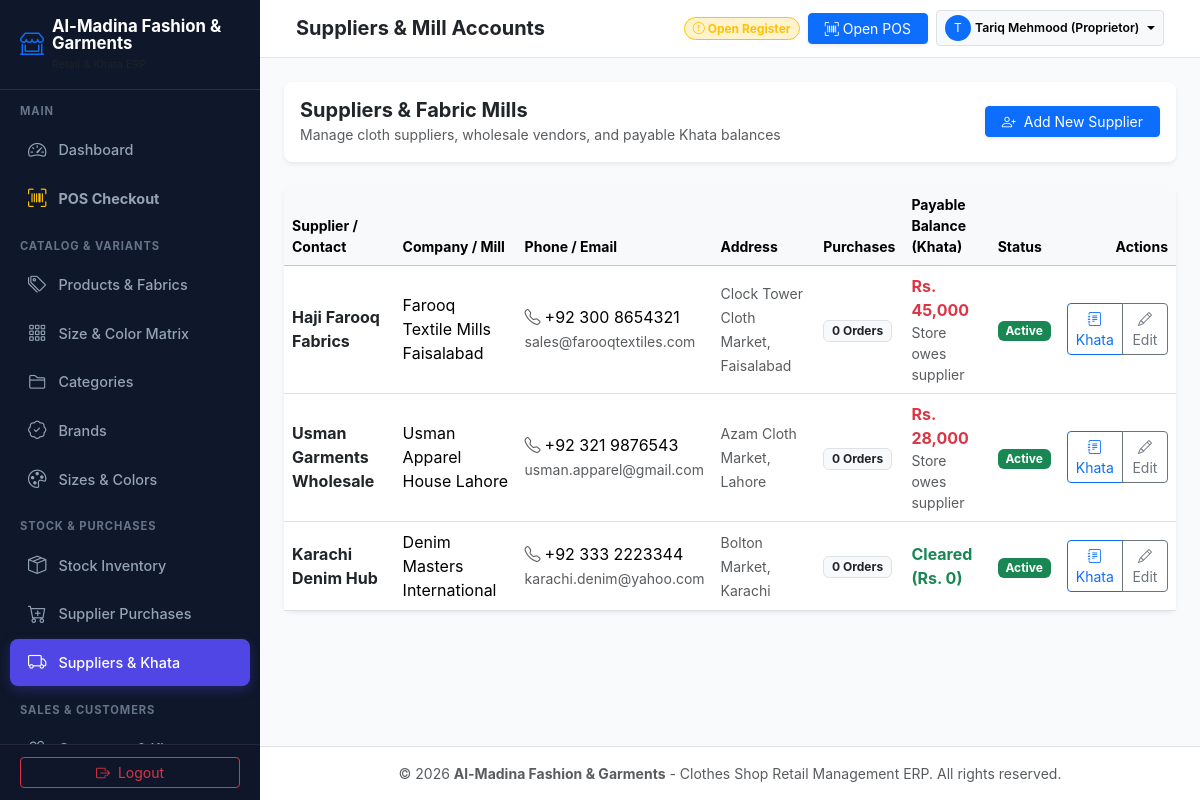
Page /suppliers.php (signed in) on the committed database.
### tables this page shows
CREATE TABLE `suppliers` (
  `id` INT AUTO_INCREMENT PRIMARY KEY,
  `name` VARCHAR(100) NOT NULL,
  `company_name` VARCHAR(100) NULL,
  `phone` VARCHAR(30) NOT NULL,
  `email` VARCHAR(100) NULL,
  `address` TEXT NULL,
  `opening_balance` DECIMAL(12,2) NOT NULL DEFAULT 0.00,
  `current_balance` DECIMAL(12,2) NOT NULL DEFAULT 0.00,
  `status` ENUM('active', 'inactive') NOT NULL DEFAULT 'active',
  `created_at` TIMESTAMP DEFAULT CURRENT_TIMESTAMP
);

### suppliers.php (the view, shortened to what this page needs)
<?php
$action = $_GET['action'] ?? 'list';
$edit_supplier = null;
require_once __DIR__ . '/includes/header.php';
?>
<?php if ($action === 'create' || $action === 'edit'): ?>
<div class="row justify-content-center">
    <div class="col-12 col-md-8 col-lg-6">
        <div class="card border-0 shadow-sm rounded-3 p-4 mb-4">
            <div class="d-flex justify-content-between align-items-center border-bottom pb-3 mb-3">
                <div>
                    <h5 class="fw-bold mb-0">
                        <i class="bi <?= $action === 'edit' ? 'bi-pencil-square text-warning' : 'bi-person-plus text-primary' ?> me-2"></i>
                        <?= $action === 'edit' ? 'Edit Supplier: ' . htmlspecialchars($edit_supplier['name']) : 'Register Cloth Supplier / Mill' ?>
                    </h5>
                    <small class="text-muted">Dedicated form for cloth suppliers and mill payables</small>
                </div>
                <a href="suppliers.php" class="btn btn-outline-secondary btn-sm">
                    <i class="bi bi-arrow-left me-1"></i> Back to List
                </a>
            </div>
            <form method="POST" action="suppliers.php">
                <input type="hidden" name="form_action" value="<?= $action === 'edit' ? 'edit' : 'add' ?>">
                <?php if ($action === 'edit'): ?>
                    <input type="hidden" name="id" value="<?= $edit_supplier['id'] ?>">
                <?php endif; ?>
                <div class="row g-3 mb-3">
                    <div class="col-12 col-sm-6">
                        <label class="form-label small fw-bold">CONTACT PERSON / REPRESENTATIVE *</label>
                        <input type="text" name="name" class="form-control form-control-lg fw-bold" required
                               placeholder="e.g. Haji Abdul Rasheed"
                               value="<?= htmlspecialchars($edit_supplier['name'] ?? '') ?>" autofocus>
                    </div>
                    <div class="col-12 col-sm-6">
                        <label class="form-label small fw-bold">COMPANY / TEXTILE MILL NAME</label>
                        <input type="text" name="company_name" class="form-control form-control-lg"
                               placeholder="e.g. Sitara Textile Mills Faisalabad"
                               value="<?= htmlspecialchars($edit_supplier['company_name'] ?? '') ?>">
                    </div>
                </div>
                <div class="row g-3 mb-3">
                    <div class="col-12 col-sm-6">
                        <label class="form-label small fw-bold">PHONE NUMBER *</label>
                        <input type="text" name="phone" class="form-control" required
                               placeholder="0300-1234567"
                               value="<?= htmlspecialchars($edit_supplier['phone'] ?? '') ?>">
                    </div>
                    <div class="col-12 col-sm-6">
                        <label class="form-label small fw-bold">EMAIL ADDRESS</label>
                        <input type="email" name="email" class="form-control"
                               placeholder="supplier@textile.com"
                               value="<?= htmlspecialchars($edit_supplier['email'] ?? '') ?>">
                    </div>
                </div>
                <?php if ($action === 'create'): ?>
                <div class="mb-3">
                    <label class="form-label small fw-bold">OPENING BALANCE PAYABLE (RS.)</label>
                    <input type="number" step="0.01" name="opening_balance" class="form-control" value="0">
                    <small class="text-muted">Payable dues owed to supplier prior to system start.</small>
                </div>
                <?php else: ?>
                <div class="mb-3">
                    <label class="form-label small fw-bold">STATUS</label>
                    <select name="status" class="form-select">
                        <option value="active" <?= ($edit_supplier['status'] ?? '') === 'active' ? 'selected' : '' ?>>Active</option>
                        <option value="inactive" <?= ($edit_supplier['status'] ?? '') === 'inactive' ? 'selected' : '' ?>>Inactive</option>
                    </select>
                </div>
                <?php endif; ?>
                <div class="mb-4">
                    <label class="form-label small fw-bold">MILL / WAREHOUSE / SHOP ADDRESS</label>
                    <textarea name="address" class="form-control" rows="3"
                              placeholder="e.g. Circular Road, Cloth Market, Faisalabad"><?= htmlspecialchars($edit_supplier['address'] ?? '') ?></textarea>
                </div>
                <div class="d-flex justify-content-between align-items-center pt-3 border-top">
                    <a href="suppliers.php" class="btn btn-light">Cancel</a>
                    <button type="submit" class="btn btn-primary px-4 fw-bold">
                        <i class="bi bi-check2-circle me-1"></i> <?= $action === 'edit' ? 'Update Supplier' : 'Save Supplier' ?>
                    </button>
                </div>
            </form>
        </div>
    </div>
</div>
<?php else: ?>
<?php
$suppliers = $pdo->query("SELECT s.*,
                                 COUNT(p.id) AS total_purchases,
                                 COALESCE(SUM(p.total_amount), 0) AS total_purchased_val
                          FROM suppliers s
                          LEFT JOIN purchases p ON s.id = p.supplier_id
                          GROUP BY s.id
                          ORDER BY s.current_balance DESC, s.name ASC")->fetchAll();
?>
<div class="card border-0 shadow-sm rounded-3 p-3 mb-4">
    <div class="d-flex justify-content-between align-items-center">
        <div>
            <h5 class="fw-bold mb-0">Suppliers & Fabric Mills</h5>
            <small class="text-muted">Manage cloth suppliers, wholesale vendors, and payable Khata balances</small>
        </div>
        <a href="suppliers.php?action=create" class="btn btn-primary btn-sm px-3 shadow-sm">
            <i class="bi bi-person-plus me-1"></i> Add New Supplier
        </a>
    </div>
</div>
<div class="card border-0 shadow-sm rounded-3">
    <div class="table-responsive">
        <table class="table table-hover align-middle mb-0">
            <thead class="table-light small text-muted">
                <tr>
                    <th>Supplier / Contact</th>
                    <th>Company / Mill</th>
                    <th>Phone / Email</th>
                    <th>Address</th>
                    <th>Purchases</th>
                    <th>Payable Balance (Khata)</th>
                    <th>Status</th>
                    <th class="text-end">Actions</th>
                </tr>
            </thead>
            <tbody>
                <?php if (empty($suppliers)): ?>
                    <tr><td colspan="8" class="text-center py-5 text-muted">No suppliers recorded.</td></tr>
                <?php else: ?>
                    <?php foreach ($suppliers as $s): ?>
                        <tr>
                            <td><strong class="text-dark"><?= htmlspecialchars($s['name']) ?></strong></td>
                            <td><?= htmlspecialchars($s['company_name'] ?: '-') ?></td>
                            <td>
                                <div><i class="bi bi-telephone text-muted me-1"></i><?= htmlspecialchars($s['phone']) ?></div>
                                <?php if ($s['email']): ?><small class="text-muted"><?= htmlspecialchars($s['email']) ?></small><?php endif; ?>
                            </td>
                            <td><small class="text-muted"><?= htmlspecialchars($s['address'] ?: '-') ?></small></td>
                            <td>
                                <span class="badge bg-light text-dark border"><?= $s['total_purchases'] ?> Orders</span>
                            </td>
                            <td>
                                <?php if ($s['current_balance'] > 0): ?>
                                    <strong class="text-danger fs-6"><?= format_currency($s['current_balance']) ?></strong>
                                    <small class="d-block text-muted">Store owes supplier</small>
                                <?php else: ?>
                                    <span class="text-success fw-bold">Cleared (Rs. 0)</span>
                                <?php endif; ?>
                            </td>
                            <td><?= status_badge($s['status']) ?></td>
                            <td class="text-end">
                                <div class="btn-group btn-group-sm">
                                    <a href="supplier_ledger.php?supplier_id=<?= $s['id'] ?>" class="btn btn-outline-primary" title="Supplier Statement / Khata">
                                        <i class="bi bi-journal-text"></i> Khata
                                    </a>
                                    <a href="suppliers.php?action=edit&id=<?= $s['id'] ?>" class="btn btn-outline-secondary" title="Edit Supplier Form">
                                        <i class="bi bi-pencil"></i> Edit
                                    </a>
                                </div>
                            </td>
                        </tr>
                    <?php endforeach; ?>
                <?php endif; ?>
            </tbody>
        </table>
    </div>
</div>
<?php endif; ?>
<?php require_once __DIR__ . '/includes/footer.php'; ?>

### config/helpers.php (shortened to what this page needs)
<?php
function format_currency($amount, $currency = null) {
    if ($currency === null) {
        $currency = 'Rs. ';
    }
    return $currency . number_format((float)$amount, 0);
}
function status_badge($status) {
    $status = strtolower((string)$status);
    $map = [
        'active'    => 'bg-success',
        'completed' => 'bg-success',
        'paid'      => 'bg-success',
        'open'      => 'bg-success',
        'restock'   => 'bg-info',
        'partial'   => 'bg-warning text-dark',
        'held'      => 'bg-warning text-dark',
        'due'       => 'bg-danger',
        'inactive'  => 'bg-secondary',
        'closed'    => 'bg-secondary',
        'cancelled' => 'bg-danger',
        'returned'  => 'bg-danger',
        'defective' => 'bg-danger',
    ];
    $cls = $map[$status] ?? 'bg-secondary';
    return '<span class="badge ' . $cls . '">' . ucfirst($status) . '</span>';
}

### assets/css/clothes-retail.css (style rules this page uses)
:root { --cr-primary: #4f46e5; --cr-primary-hover: #4338ca; --cr-secondary: #0ea5e9; --cr-dark: #1e1b4b; --cr-sidebar-bg: #0f172a; --cr-sidebar-hover: #1e293b; --cr-accent: #f43f5e; --cr-bg: #f8fafc; --cr-card-bg: #ffffff; --cr-border: #e2e8f0; }
html, body { height: 100%; }
body { background-color: var(--cr-bg); font-family: -apple-system, BlinkMacSystemFont, "Segoe UI", Roboto, "Helvetica Neue", Arial, sans-serif; color: #334155; min-height: 100%; }
@media (min-width: 992px) { html, body { height: 100vh; overflow: hidden; } }
.table-responsive { -webkit-overflow-scrolling: touch; }

### rows in the picture
suppliers: name "Haji Farooq Fabrics", company_name "Farooq Textile Mills Faisalabad", phone "+92 300 8654321", email "sales@farooqtextiles.com", address "Clock Tower Cloth Market, Faisalabad", total_purchases "0", current_balance "Rs. 45,000", status "Active"
suppliers: name "Usman Garments Wholesale", company_name "Usman Apparel House Lahore", phone "+92 321 9876543", email "usman.apparel@gmail.com", address "Azam Cloth Market, Lahore", total_purchases "0", current_balance "Rs. 28,000", status "Active"
suppliers: name "Karachi Denim Hub", company_name "Denim Masters International", phone "+92 333 2223344", email "karachi.denim@yahoo.com", address "Bolton Market, Karachi", total_purchases "0", current_balance "Cleared (Rs. 0)", status "Active"

### other values in the picture
$shop_name "Al-Madina Fashion & Garments"
$section_name "MAIN"
$page_info['title'] "Dashboard"
$page_info['title'] "POS Checkout"
$section_name "CATALOG & VARIANTS"
$page_info['title'] "Products & Fabrics"
$page_info['title'] "Size & Color Matrix"
$page_info['title'] "Categories"
$page_info['title'] "Brands"
$page_info['title'] "Sizes & Colors"
$section_name "STOCK & PURCHASES"
$page_info['title'] "Stock Inventory"
$page_info['title'] "Supplier Purchases"
$page_info['title'] "Suppliers & Khata"
$section_name "SALES & CUSTOMERS"
